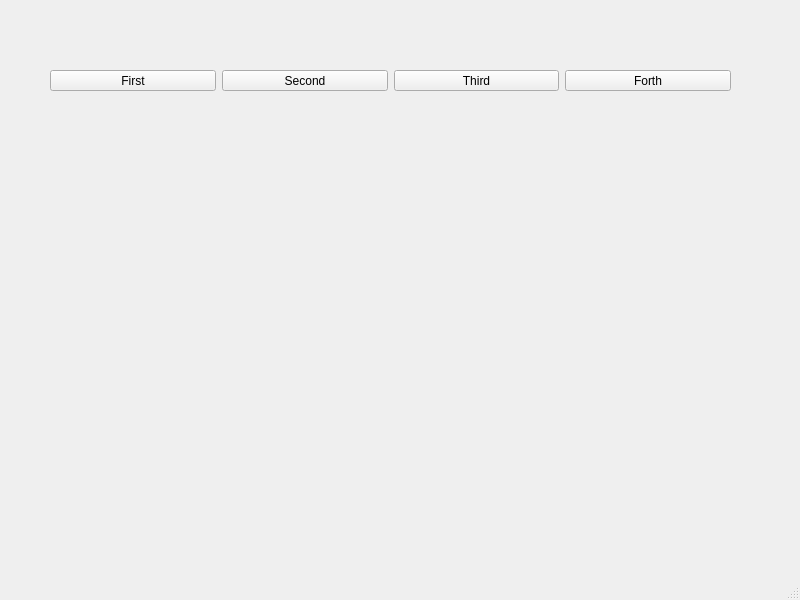
<?xml version="1.0" encoding="UTF-8"?>
<ui version="4.0">
 <class>MainWindow</class>
 <widget class="QMainWindow" name="MainWindow">
  <property name="geometry">
   <rect>
    <x>0</x>
    <y>0</y>
    <width>800</width>
    <height>600</height>
   </rect>
  </property>
  <property name="windowTitle">
   <string>MainWindow</string>
  </property>
  <widget class="QWidget" name="centralwidget">
   <widget class="QWidget" name="horizontalLayoutWidget">
    <property name="geometry">
     <rect>
      <x>50</x>
      <y>70</y>
      <width>681</width>
      <height>21</height>
     </rect>
    </property>
    <layout class="QHBoxLayout" name="horizontalLayout">
     <item>
      <widget class="QPushButton" name="pushButton_4">
       <property name="text">
        <string>First</string>
       </property>
      </widget>
     </item>
     <item>
      <widget class="QPushButton" name="pushButton_3">
       <property name="text">
        <string>Second</string>
       </property>
      </widget>
     </item>
     <item>
      <widget class="QPushButton" name="pushButton_2">
       <property name="text">
        <string>Third</string>
       </property>
      </widget>
     </item>
     <item>
      <widget class="QPushButton" name="pushButton">
       <property name="text">
        <string>Forth</string>
       </property>
      </widget>
     </item>
    </layout>
   </widget>
  </widget>
  <widget class="QMenuBar" name="menubar">
   <property name="geometry">
    <rect>
     <x>0</x>
     <y>0</y>
     <width>800</width>
     <height>23</height>
    </rect>
   </property>
  </widget>
  <widget class="QStatusBar" name="statusbar"/>
 </widget>
 <resources/>
 <connections/>
</ui>
